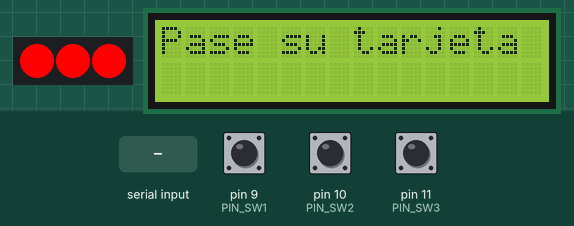
Simulated run of this sketch. Board: Arduino Mega 2560, built with avr-gcc and run on an emulated ATmega2560. On the bench: 3 RGB LEDs in strip order, left to right, 16×2 character LCD. Inputs (shaded band) come from the test bench; at power-on: pin 9 (PIN_SW1) HIGH, pin 10 (PIN_SW2) HIGH, pin 11 (PIN_SW3) HIGH.

Above: at 1.2 s.
1.3 s: "2\n" received over the second serial link
At 2.8 s:
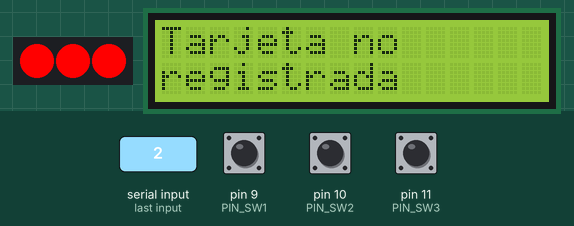
5.3 s: "1\n" received over the second serial link
At 8.5 s:
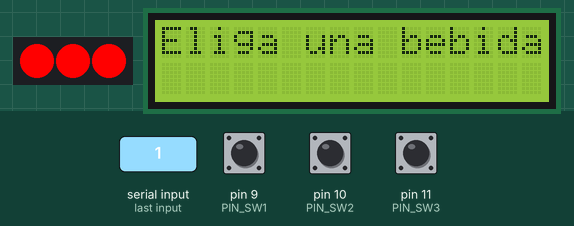
8.8 s: pin 9 (PIN_SW1) pulled LOW for 1 s
At 11.2 s:
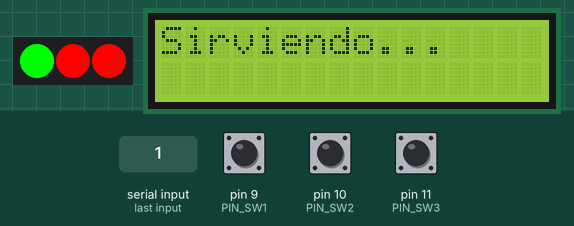
Timing chart, 0 to 16.3 s (numbered marks = the images above; inputs shaded):
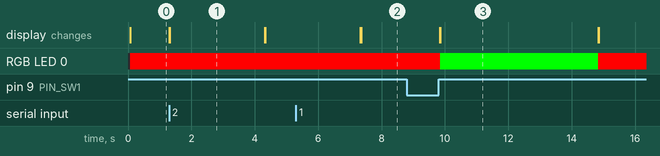

The sketch:

maquinaExp.ino
```cpp
#include <Wire.h>
#include <LiquidCrystal_I2C.h>
#include <Adafruit_NeoPixel.h>
#include "TimerOne.h"

#define NUM_LEDS 3
#define DATA_PIN 8

#define PIN_SW1 9
#define PIN_SW2 10
#define PIN_SW3 11

#define ESTADO_BOTON_ESPERA 0
#define ESTADO_BOTON_CONFIRMACION 1
#define ESTADO_BOTON_LIBERACION 2

#define ESTADO_MAQUINA_ESPERA 0
#define ESTADO_MAQUINA_SELECCION 1
#define ESTADO_MAQUINA_SIRVIENDO_A 2
#define ESTADO_MAQUINA_SIRVIENDO_B 3
#define ESTADO_MAQUINA_SIRVIENDO_C 4
#define ESTADO_MAQUINA_EXIT 5
#define ESTADO_MAQUINA_LIMPIEZA 6
#define ESTADO_MAQUINA_ERROR_A 7
#define ESTADO_MAQUINA_ERROR_B 8

#define ESTADO_BOTON_INICIAL ESTADO_BOTON_ESPERA

#define DELAY_MS_BOTON 25
#define DELAY_MS_SERVIR 5000
#define DELAY_MS_EXIT 2000
#define DELAY_MS_ERROR 3000
#define DELAY_S_LIMPIAR 10

int estado_FSM_boton1, estado_FSM_boton2, estado_FSM_boton3, estado_FSM_maquina;
int ms_boton1, ms_boton2, ms_boton3, ms, sec;
int flag_boton1, flag_boton2, flag_boton3;
int limpieza, num;

Adafruit_NeoPixel pixels(NUM_LEDS, DATA_PIN, NEO_GRB + NEO_KHZ800);

LiquidCrystal_I2C lcd(0x27, 16, 2);

/* ----------------------------------------------------------------------------------------------------- */

void setup() {
  pinMode(PIN_SW1, INPUT_PULLUP);
  pinMode(PIN_SW2, INPUT_PULLUP);
  pinMode(PIN_SW3, INPUT_PULLUP);

  estado_FSM_boton1 = ESTADO_BOTON_INICIAL;
  estado_FSM_maquina = ESTADO_MAQUINA_LIMPIEZA;

  Serial.begin(9600);
  Serial1.begin(9600);
  Serial.println("\n");

  pixels.begin();
  pixels.setPixelColor(0, pixels.Color(255, 0, 0));
  pixels.setPixelColor(1, pixels.Color(255, 0, 0));
  pixels.setPixelColor(2, pixels.Color(255, 0, 0));
  pixels.show();

  lcd.begin();
  // lcd.init();
  lcd.backlight();

  // Inicializo el Timer One
  Timer1.initialize(1000);
  Timer1.attachInterrupt(ISR_Timer);
  ms = 0;
}


void loop() {
  maquinaEstadosBoton1();
  maquinaEstadosBoton2();
  maquinaEstadosBoton3();
  maquinaEstadoMaquina();
}

/* ----------------------------------------------------------------------------------------------------- */

void maquinaEstadoMaquina(void) {
  switch (estado_FSM_maquina) {

    case ESTADO_MAQUINA_LIMPIEZA:
      if (digitalRead(PIN_SW1) == 0) {
        limpieza = 1;
      }
      if (limpieza == 1) {
        lcd.setCursor(0, 0);
        lcd.print("Limpiando...");
        pixels.setPixelColor(0, pixels.Color(0, 0, 255));
        pixels.setPixelColor(1, pixels.Color(0, 0, 255));
        pixels.setPixelColor(2, pixels.Color(0, 0, 255));
        pixels.show();
        if (ms > 1000) {
          sec++;
          ms = 0;
        }
        if (sec == DELAY_S_LIMPIAR) {
          lcd.clear();
          pixels.setPixelColor(0, pixels.Color(255, 0, 0));
          pixels.setPixelColor(1, pixels.Color(255, 0, 0));
          pixels.setPixelColor(2, pixels.Color(255, 0, 0));
          pixels.show();
          estado_FSM_maquina = ESTADO_MAQUINA_ESPERA;
          flag_boton1 = 0;
        }
      }
      else {
        estado_FSM_maquina = ESTADO_MAQUINA_ESPERA;
        ms = 0;
      }
      break;

    case ESTADO_MAQUINA_ESPERA:
      lcd.setCursor(0, 0);
      lcd.print("Pase su tarjeta");
      num = Serial1.parseInt();
      if (num == 1) {
        flag_boton1 = 0;
        flag_boton2 = 0;
        flag_boton3 = 0;
        estado_FSM_maquina = ESTADO_MAQUINA_SELECCION;
        lcd.clear();
      }
      if (num == 2) {
        ms = 0;
        estado_FSM_maquina = ESTADO_MAQUINA_ERROR_A;
        lcd.clear();
      }
      break;

    case ESTADO_MAQUINA_SELECCION:
      lcd.setCursor(0, 0);
      lcd.print("Eliga una bebida");
      if (flag_boton1 == 1) {
        flag_boton1 = 0;
        lcd.clear();
        estado_FSM_maquina = ESTADO_MAQUINA_SIRVIENDO_A;
        ms = 0;
      }
      if (flag_boton2 == 1) {
        flag_boton2 = 0;
        lcd.clear();
        estado_FSM_maquina = ESTADO_MAQUINA_SIRVIENDO_B;
        ms = 0;
      }
      if (flag_boton3 == 1) {
        flag_boton3 = 0;
        lcd.clear();
        estado_FSM_maquina = ESTADO_MAQUINA_SIRVIENDO_C;
        ms = 0;
      }
      break;

    case ESTADO_MAQUINA_SIRVIENDO_A:
      lcd.setCursor(0, 0);
      lcd.print("Sirviendo...");
      pixels.setPixelColor(0, pixels.Color(0, 255, 0));
      pixels.show();
      if (ms > DELAY_MS_SERVIR) {
        pixels.setPixelColor(0, pixels.Color(255, 0, 0));
        pixels.show();
        lcd.clear();
        estado_FSM_maquina = ESTADO_MAQUINA_EXIT;
        ms = 0;
      }
      break;

    case ESTADO_MAQUINA_SIRVIENDO_B:
      lcd.setCursor(0, 0);
      lcd.print("Sirviendo...");
      pixels.setPixelColor(1, pixels.Color(0, 255, 0));
      pixels.show();
      if (ms > DELAY_MS_SERVIR) {
        pixels.setPixelColor(1, pixels.Color(255, 0, 0));
        pixels.show();
        lcd.clear();
        estado_FSM_maquina = ESTADO_MAQUINA_EXIT;
        ms = 0;
      }
      break;

    case ESTADO_MAQUINA_SIRVIENDO_C:
      lcd.setCursor(0, 0);
      lcd.print("Sirviendo...");
      pixels.setPixelColor(2, pixels.Color(0, 255, 0));
      pixels.show();
      if (ms > DELAY_MS_SERVIR) {
        pixels.setPixelColor(2, pixels.Color(255, 0, 0));
        pixels.show();
        lcd.clear();
        estado_FSM_maquina = ESTADO_MAQUINA_EXIT;
        ms = 0;
      }
      break;

    case ESTADO_MAQUINA_EXIT:
      lcd.setCursor(0, 0);
      lcd.print("Muchas Gracias");
      if (ms > DELAY_MS_EXIT) {
        estado_FSM_maquina = ESTADO_MAQUINA_ESPERA;
        lcd.clear();
        flag_boton1 = 0;
        flag_boton2 = 0;
        flag_boton3 = 0;
        ms = 0;
        num = 0;
        Serial1.println("4");
        Serial1.println("0");
      }
      break;

    case ESTADO_MAQUINA_ERROR_A:
      lcd.setCursor(0, 0);
      lcd.print("Tarjeta no");
      lcd.setCursor(0, 1);
      lcd.print("registrada");
      if (ms >= DELAY_MS_ERROR) {
        estado_FSM_maquina = ESTADO_MAQUINA_ERROR_B;
        lcd.clear();
        ms = 0;
      }
      break;

    case ESTADO_MAQUINA_ERROR_B:
      lcd.setCursor(0, 0);
      lcd.print("o saldo");
      lcd.setCursor(0, 1);
      lcd.print("insuficiente");
      if (ms >= DELAY_MS_ERROR) {
        estado_FSM_maquina = ESTADO_MAQUINA_ESPERA;
        flag_boton1 = 0;
        flag_boton2 = 0;
        flag_boton3 = 0;
        Serial1.println("4");
        Serial1.println("0");
        lcd.clear();
      }
      break;
  }
}

void maquinaEstadosBoton1(void) {
  char estado_boton;

  switch (estado_FSM_boton1) {
    case ESTADO_BOTON_ESPERA:
      estado_boton = digitalRead(PIN_SW1);

      if (estado_boton == 0) {
        ms_boton1 = 0;
        estado_FSM_boton1 = ESTADO_BOTON_CONFIRMACION;
      }
      break;

    case ESTADO_BOTON_CONFIRMACION:
      estado_boton = digitalRead(PIN_SW1);

      if (estado_boton == 0 && ms_boton1 >= DELAY_MS_BOTON) {
        estado_FSM_boton1 = ESTADO_BOTON_LIBERACION;
      }

      if (estado_boton == 1 && ms_boton1 < DELAY_MS_BOTON) {
        estado_FSM_boton1 = ESTADO_BOTON_ESPERA;
      }
      break;

    case ESTADO_BOTON_LIBERACION:
      estado_boton = digitalRead(PIN_SW1);

      if (estado_boton == 1) {
        flag_boton1 = 1;
        estado_FSM_boton1 = ESTADO_BOTON_ESPERA;
      }
      break;
  }
}

void maquinaEstadosBoton2(void) {
  char estado_boton;

  switch (estado_FSM_boton2) {
    case ESTADO_BOTON_ESPERA:
      estado_boton = digitalRead(PIN_SW2);

      if (estado_boton == 0) {
        ms_boton2 = 0;
        estado_FSM_boton2 = ESTADO_BOTON_CONFIRMACION;
      }
      break;

    case ESTADO_BOTON_CONFIRMACION:
      estado_boton = digitalRead(PIN_SW2);

      if (estado_boton == 0 && ms_boton2 >= DELAY_MS_BOTON) {
        estado_FSM_boton2 = ESTADO_BOTON_LIBERACION;
      }

      if (estado_boton == 1 && ms_boton2 < DELAY_MS_BOTON) {
        estado_FSM_boton2 = ESTADO_BOTON_ESPERA;
      }
      break;

    case ESTADO_BOTON_LIBERACION:
      estado_boton = digitalRead(PIN_SW2);

      if (estado_boton == 1) {
        flag_boton2 = 1;
        estado_FSM_boton2 = ESTADO_BOTON_ESPERA;
      }
      break;
  }
}

void maquinaEstadosBoton3(void) {
  char estado_boton;

  switch (estado_FSM_boton3) {
    case ESTADO_BOTON_ESPERA:
      estado_boton = digitalRead(PIN_SW3);

      if (estado_boton == 0) {
        ms_boton3 = 0;
        estado_FSM_boton3 = ESTADO_BOTON_CONFIRMACION;
      }
      break;

    case ESTADO_BOTON_CONFIRMACION:
      estado_boton = digitalRead(PIN_SW3);

      if (estado_boton == 0 && ms_boton3 >= DELAY_MS_BOTON) {
        estado_FSM_boton3 = ESTADO_BOTON_LIBERACION;
      }

      if (estado_boton == 1 && ms_boton3 < DELAY_MS_BOTON) {
        estado_FSM_boton3 = ESTADO_BOTON_ESPERA;
      }
      break;

    case ESTADO_BOTON_LIBERACION:
      estado_boton = digitalRead(PIN_SW3);

      if (estado_boton == 1) {
        flag_boton3 = 1;
        estado_FSM_boton3 = ESTADO_BOTON_ESPERA;
      }
      break;
  }
}

void ISR_Timer(void) {
  ms++;
  ms_boton1++;
  ms_boton2++;
  ms_boton3++;
}
```

Measured:
- after the input at 1.3 s, the display: first changes at once (image 1 shows a later state)
- after the input at 5.3 s, the display: first differs from a run without the input after 2.1 s (image 2)
- after the input at 8.8 s, RGB LED 0: RGB(255, 0, 0) → RGB(0, 255, 0) after 1.0 s, → RGB(255, 0, 0) 5.0 s later; the display: first changes after 1.0 s (image 3 shows a later state)
- what the display in image 1 shows lasts 3.0 s, from 1.3 s to 4.3 s
